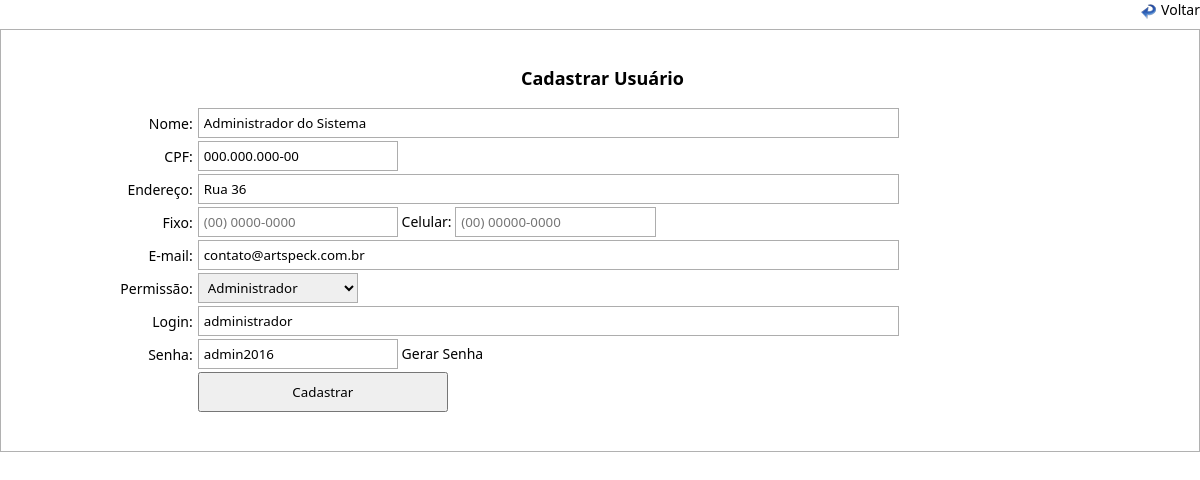
The page /altera_usuario.php?id=3 on the database as committed earlier.
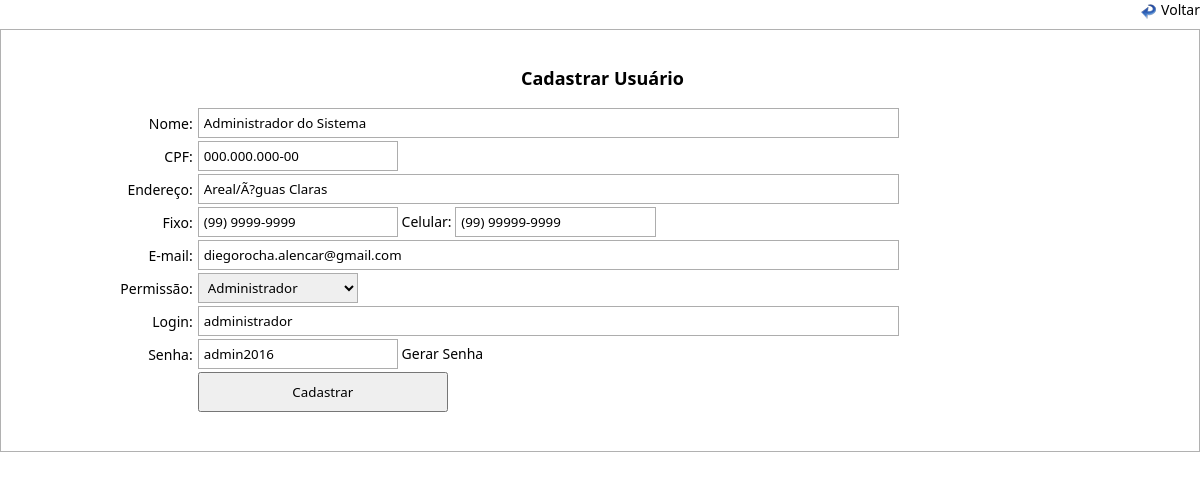
The same page on the database as committed later.
### tables this page shows
CREATE TABLE `usuario` (
  `id_usuario` int(10) unsigned NOT NULL AUTO_INCREMENT,
  `nome_usuario` varchar(200) DEFAULT NULL,
  `cpf_usuario` varchar(14) DEFAULT NULL,
  `end_usuario` varchar(500) DEFAULT NULL,
  `fixo_usuario` varchar(14) DEFAULT NULL,
  `cel_usuario` varchar(15) DEFAULT NULL,
  `email_usuario` varchar(100) DEFAULT NULL,
  `tipo_usuario` varchar(13) NOT NULL,
  `login_usuario` varchar(100) DEFAULT NULL,
  `senha_usuario` varchar(10) DEFAULT NULL,
  PRIMARY KEY (`id_usuario`)
);

### processos/database.php (called while the page is built, shortened)
<?php
function DBRead ($table, $params = null, $fields = '*') {
	$params = ($params) ? " {$params}" : null;
		$query = "SELECT {$fields} FROM {$table}{$params}";
		$result = DBExecute($query);
		if (!mysqli_num_rows($result))
			return false;
		else {
			while ($res = mysqli_fetch_assoc($result)) {
				$data[] = $res;
			}
			return $data;
		}
}
function DBExecute($query){
	$link = DBConnect();
	$result = @mysqli_query($link, $query) or die (mysqli_error($link));
	return $result;
}
?>

### altera_usuario.php (the view, shortened to what this page needs)
<!doctype html>
<html>
<head>
<link href="css/style.css" rel="stylesheet" type="text/css">
<link rel="stylesheet" href="css/menu.css">
</head>
<body>
<?php
require 'processos/database.php';
$id = $_GET['id'];
  $le_user = DBRead ('usuario', "WHERE id_usuario = '$id'", '*');
    foreach ($le_user as $user){
?>
<form action="<?php echo htmlspecialchars($_SERVER["PHP_SELF"]);?>" method="post" onsubmit="return valida_form(this)">
<div class="voltar">
	<a href="javascript:history.back(1);">Voltar</a>
</div>
<table border="0" cellpadding="0" cellspacing="0" class="table">
  <tbody>
    <tr>
      <td height="42" colspan="2" align="center" valign="top"><span class="titulo">Cadastrar Usuário</span></td>
    </tr>
    <tr>
      <td width="16%" align="right">Nome: <input type="hidden" name="id_user" class="text" value="<?php echo $user['id_usuario']; ?>"></td>
      <td width="84%"><input type="text" name="nome" class="text" placeholder="Nome" value="<?php echo $user['nome_usuario']; ?>"></td>
    </tr>
    <tr>
      <td align="right">CPF:</td>
      <td><input type="text" name="cpf" class="cod" maxlength="14" placeholder="000.000.000-00" onkeypress="documento(this)"  value="<?php echo $user['cpf_usuario']; ?>"></td>
    </tr>
    <tr>
      <td align="right">Endereço:</td>
      <td><input type="text" name="endereco" class="text" placeholder="Endereço Completo" value="<?php echo $user['end_usuario']; ?>"></td>
    </tr>
    <tr>
      <td align="right">Fixo:</td>
      <td>
      <input type="text" name="fixo" class="cod" maxlength="14" onkeypress="mascara(this)" placeholder="(00) 0000-0000" value="<?php echo $user['fixo_usuario']; ?>">
      Celular: <input type="text" name="celular" class="cod" maxlength="15" onkeypress="cel(this)" placeholder="(00) 00000-0000"  value="<?php echo $user['cel_usuario']; ?>">
      </td>
    </tr>
    <tr>
    <tr>
      <td align="right">E-mail:</td>
      <td><input type="text" name="email" class="text" placeholder="E-mail"  value="<?php echo $user['email_usuario']; ?>"></td>
    </tr>
      <td align="right">Permissão:</td>
      <td>
          <select name="permissao" class="select" style="width: 160px;">
            <option> <?php echo $user['tipo_usuario'];?></option>
        </select>
      </td>
    </tr>
    <tr>
      <td align="right">Login:</td>
      <td><input type="text" name="login" class="text" placeholder="Login do sistema"  value="<?php echo $user['login_usuario']; ?>"></td>
    </tr>
    <tr>
      <td align="right">Senha:</td>
      <td><input type="text" name="senha" class="cod" id="senha" placeholder="Senha"  value="<?php echo $user['senha_usuario']; ?>">
      <a href="javascript:Password(this);">Gerar Senha</a>
      </td>
    </tr>
    <tr>
      <td>&nbsp;</td>
      <td><input type="submit" value="Cadastrar" class="botton"></td>
    </tr>
  </tbody>
</table>
</form>
<?php
  }
?>
</body>
</html>

Rows that differ between the two databases and show on the page:
changed usuario "Administrador do Sistema": endereco "Rua 36" → "Areal/Ã?guas Claras"; fixo (not shown) → "(99) 9999-9999"; celular (not shown) → "(99) 99999-9999"; email "contato@artspeck.com.br" → "diegorocha.alencar@gmail.com"
